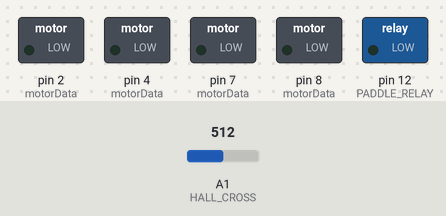
This sketch was run on a simulated Arduino Uno, built with avr-gcc and run on an emulated ATmega328P. On the bench: switched loads named in the sketch (green lamp = pin HIGH). Dashed ring = blinking. The test bench sets the inputs (shaded band); at power-on: A1 (HALL_CROSS) = 512.

Above: at 0.1 s.
At 2.8 s:
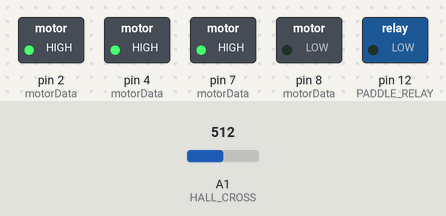
2.9 s: A1 (HALL_CROSS) set to 536
4.4 s: A1 (HALL_CROSS) set to 568
At 4.9 s:
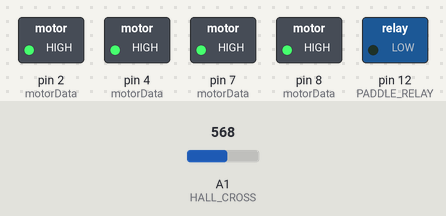
Timing chart, 0 to 13.4 s (numbered marks = the images above; inputs shaded):
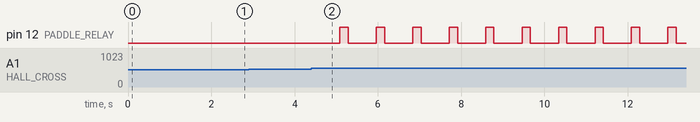

The sketch:

mainOnlyPlasticMetal.ino
```cpp
// MOTOR SETUP
#define CLOCK_DISK_RELAY 2
#define COUNTER_DISK_RELAY 4
#define CLOCK_CROSS_RELAY 7
#define COUNTER_CROSS_RELAY 8
#define PADDLE_RELAY 12

// ENUM FOR TRASH TYPES
enum TrashType {
  TRASH_NONE = 0,
  TRASH_METAL = 1,
  TRASH_PLASTIC = 2,
  TRASH_INCOMING = 9,
};

// HALL SETUP
const int HALL_DISK = A0;
const int HALL_CROSS = A1;

// CONSTANTS
const int serialDelay = 20;
const int hallThresholdLow = 400;
const int hallThresholdHigh = 550;
const int rotationDelayMs = 1000;
const int feedbackOk = 42;

// Assign variables to represent specific trash types
const TrashType trashTypeMetal = TRASH_METAL;
const TrashType trashTypePlastic = TRASH_PLASTIC;

// Logic for the paddle motor going delay
unsigned long previousMillis = 0;    // Stores the last time the action was taken
const long paddleGoingInterval = 200;
const long paddleNotGoingInterval = 675;
const long trashIncomingTimeout = 5000;

// TRASHING SETUP
bool isThrowing = false;
int trash = TRASH_NONE;

// MOTOR STRUCT
typedef struct {
  int COUNTER_RELAY;
  int CLOCK_RELAY;
  int HALL;
} MotorData;
static const MotorData motorData[] = {
  {COUNTER_DISK_RELAY, CLOCK_DISK_RELAY, HALL_DISK},
  {COUNTER_CROSS_RELAY, CLOCK_CROSS_RELAY, HALL_CROSS}
};

typedef struct {
  bool power;
  bool going;
} PaddleMotorStruct;
PaddleMotorStruct paddleMotorStruct;

// DECLEARING FUNCTIONS
bool hallCheck(int hall);                                                                            // Check for disk or cross hall
void turnMotorsOff(const int motorIndexes[]);                                                        // Turn off motor passed in the array
void controlPaddleMotor(PaddleMotorStruct* motorController);                                         // Control paddle motor
void rotateMotor(uint8_t motorIndex, uint8_t direction, uint8_t times);                              // Rotate cross or disk
void throwTrash(TrashType trashType);                                                                // Throw trash
int getTrashFromPi();                                                                                // Get serial input from Rpi4
void sendFeedbackToPi(int feedbackNumber);                                                           // Send the feedback to Rpi4

// SETUP
void setup() {
  // SERIAL INITIALIZATION
  delay(1000);
  Serial.begin(115200);
  delay(serialDelay);

  // HALL INITIALIZATION
  pinMode(HALL_DISK, INPUT);
  pinMode(HALL_CROSS, INPUT);

  // RELAY INITIALIZATION
  pinMode(PADDLE_RELAY, OUTPUT);
  for (int i = 0; i < 2; i++) {
    pinMode(motorData[i].COUNTER_RELAY, OUTPUT);
    pinMode(motorData[i].CLOCK_RELAY, OUTPUT);
    digitalWrite(motorData[i].COUNTER_RELAY, HIGH);
    digitalWrite(motorData[i].CLOCK_RELAY, HIGH);
  }
  paddleMotorStruct.power = 1;
  paddleMotorStruct.going = 1;

  // CALIBRATION
  //rotateMotor(0, 1, 4); // Disk calibration
  rotateMotor(1, 0, 1); // Cross calibration
}

// LOOP
void loop() {
  // Get current time
  unsigned long currentMillis = millis();
  unsigned long intervalToConsider = paddleMotorStruct.going ? paddleGoingInterval : paddleNotGoingInterval;
  if (currentMillis - previousMillis >= intervalToConsider) {
    previousMillis = currentMillis;
    paddleMotorStruct.going = !paddleMotorStruct.going;
  }

  // Get trash
  if(!isThrowing){
    trash = getTrashFromPi();
    if(trash != TRASH_NONE){
      paddleMotorStruct.power = 0;
      controlPaddleMotor(&paddleMotorStruct);
      if(trash == TRASH_INCOMING){
        unsigned long startMillis = millis();
        while(trash == TRASH_INCOMING || trash == TRASH_NONE){
          unsigned long currentMillisForTrashIncoming = millis();
          trash = getTrashFromPi();
          if(currentMillisForTrashIncoming - startMillis >= trashIncomingTimeout ){
            trash = TRASH_NONE;
            paddleMotorStruct.power = 1;
            return; // Restarts the loop()
          }
        };
      }
      isThrowing = true;
      trash == TRASH_METAL ? throwTrash(trashTypeMetal) : throwTrash(trashTypePlastic);
      sendFeedbackToPi(feedbackOk);
      paddleMotorStruct.power =  1;
      paddleMotorStruct.going = 0;
    }
  }
  controlPaddleMotor(&paddleMotorStruct);
}

// DEFINE FUNCTIONS
// Hall reading function
bool hallCheck(int hall) {
  delay(serialDelay);
  int reading = analogRead(hall);
  return (reading > hallThresholdLow && reading < hallThresholdHigh);
}

// Turn off motors
void turnMotorsOff(const int motorIndexes[]){
	for (int i=0; motorIndexes[i] != -1; i++){
    digitalWrite(motorData[motorIndexes[i]].COUNTER_RELAY, HIGH);
    digitalWrite(motorData[motorIndexes[i]].CLOCK_RELAY, HIGH);
	}
}

// Paddle movement
void controlPaddleMotor(PaddleMotorStruct* motorController) {
  if(motorController->power && motorController->going) {
    digitalWrite(PADDLE_RELAY, HIGH);
  }else{
    digitalWrite(PADDLE_RELAY, LOW);
  }
}

// Generic function to move motors
void rotateMotor(uint8_t motorIndex, uint8_t rotationDirection, uint8_t times) {
  int motors[2] = {(int)motorIndex, -1};
  for (int i = 0; i < times; i++) {
    digitalWrite(motorData[motorIndex].COUNTER_RELAY, rotationDirection);
    digitalWrite(motorData[motorIndex].CLOCK_RELAY, !rotationDirection);
    delay(rotationDelayMs);
    while (hallCheck(motorData[motorIndex].HALL)) {
      digitalWrite(motorData[motorIndex].COUNTER_RELAY, rotationDirection);
      digitalWrite(motorData[motorIndex].CLOCK_RELAY, !rotationDirection);
    }
    turnMotorsOff(motors);
  }
}

// Throw function
void throwTrash(TrashType trashType){
  uint8_t motorIndex = (trashType == TRASH_METAL) ? 0 : 1;
  uint8_t order = (trashType == TRASH_METAL) ? 1 : 0; // 0 for clockwise, 1 for counterclockwise
  rotateMotor(motorIndex,order,1);
  if(trashType == TRASH_METAL){
    rotateMotor(motorIndex,!order,1);
  }
  trash = TRASH_NONE;
}

// RPI4 COMMUNICATION
// Get trash from Rpi4
int getTrashFromPi() {
  Serial.flush();
  int trashGet = TRASH_NONE;
  if (Serial.available() > 0) {
    // Get serial input
    trashGet = Serial.parseInt();
    if ((trashGet < TRASH_NONE || trashGet > TRASH_PLASTIC) && trashGet != TRASH_INCOMING) {
      trashGet = TRASH_NONE;  // Reset to default if invalid
    }
  }
  return trashGet;  // Return serial input
}
// Send the feedback to Rpi4
void sendFeedbackToPi(int feedbackNumber){
  Serial.println(feedbackNumber);
  Serial.flush();
  delay(serialDelay);
  while (Serial.available() > 0) { // Clear any remaining data in the input buffer
    Serial.read();
  }
  isThrowing = false;
}
```

Measured:
- the behaviour switches between 549 and 550 on A1 (HALL_CROSS) (found by bisection; images 1 and 2)
- after the input at 2.9 s, every drawn part: stays the same
- after the input at 4.4 s, pin 8 (motorData): LOW → HIGH at once; pin 12 (PADDLE_RELAY): alternates HIGH for 0.20 s and LOW for 0.67 s, starting after 0.69 s
